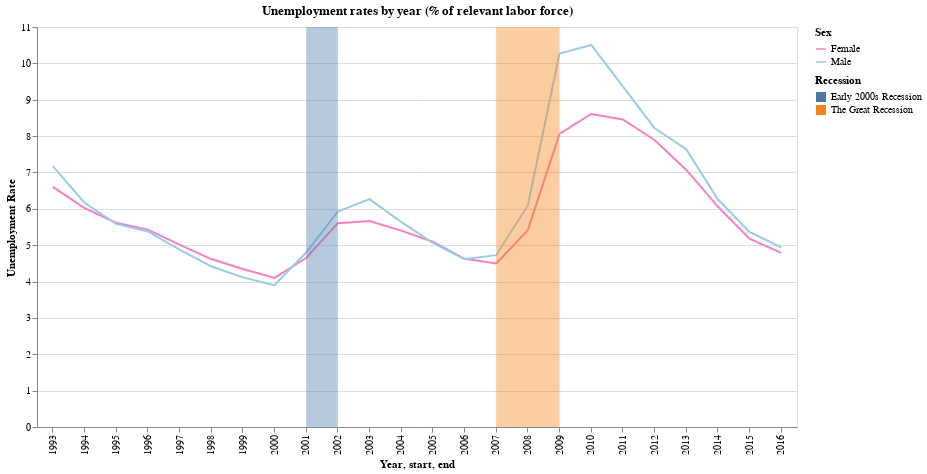

The notebook cell this image was saved under:
### Markdown cell above
# Making some real charts

We first melt the data so that we can graph trademarks by origin

## Trademarks

### Code cell
df_usa = df_usa.rename(columns={
    'Unemployment, female (% of female labor force) (modeled ILO estimate)': 'Female',
    'Unemployment, male (% of male labor force) (modeled ILO estimate)': 'Male',
    'Unemployment, youth female (% of female labor force ages 15-24) (modeled ILO estimate)': 'Youth female',
    'Unemployment, youth male (% of male labor force ages 15-24) (modeled ILO estimate)': 'Youth male'
})
col = list(df_usa.columns[3:])

df_pat = pd.melt(df_usa, id_vars=['Year'], value_vars=col[41:43],
                   var_name='Unemployment', value_name='Unemployment Rate')

# Remove 2017 year
df_pat = df_pat[(df_pat['Year'] != 2017) & (df_pat['Year'] > 1992)]


pat = alt.Chart(df_pat).mark_line().encode(
    x=alt.X('Year:O'),
    y='Unemployment Rate',
    color=alt.Color('Unemployment', scale=alt.Scale(domain=['Female', 'Male'],
                                                   range=['#f781bf', '#9acae9']),
                   legend=alt.Legend(title='Sex'))
    #tooltip=['Item1', 'Item2', 'Item3', 'Item4']
).properties(
    title='Unemployment rates by year (% of relevant labor force)',
    width=760,
    height=400,
)#.interactive()

(pat + highlight).resolve_scale(color='independent')

### Figure 1 — Vega-Lite specification as saved in the notebook (floating-point values rounded to 4 significant figures)
{"config": {"view": {"continuousWidth": 400, "continuousHeight": 300}}, "layer": [{"data": {"name": "data-f12a06b3e7867d028d68e2a5e2a7291d"}, "mark": "line", "encoding": {"color": {"type": "nominal", "field": "Unemployment", "legend": {"title": "Sex"}, "scale": {"domain": ["Female", "Male"], "range": ["#f781bf", "#9acae9"]}}, "x": {"type": "ordinal", "field": "Year"}, "y": {"type": "quantitative", "field": "Unemployment Rate"}}, "height": 400, "title": "Unemployment rates by year (% of relevant labor force)", "width": 760}, {"data": {"name": "data-5b7bec4a2620a884014c098b41d471de"}, "mark": {"type": "rect", "fillOpacity": 0.4}, "encoding": {"color": {"type": "nominal", "field": "event", "legend": {"title": "Recession"}}, "x": {"type": "ordinal", "field": "start"}, "x2": {"field": "end"}}}], "resolve": {"scale": {"color": "independent"}}, "$schema": "https://vega.github.io/schema/vega-lite/v4.0.0.json", "datasets": {"data-f12a06b3e7867d028d68e2a5e2a7291d": [{"Year": 1993, "Unemployment": "Female", "Unemployment Rate": 6.605}, {"Year": 1994, "Unemployment": "Female", "Unemployment Rate": 6.018}, {"Year": 1995, "Unemployment": "Female", "Unemployment Rate": 5.616}, {"Year": 1996, "Unemployment": "Female", "Unemployment Rate": 5.427}, {"Year": 1997, "Unemployment": "Female", "Unemployment Rate": 5.016}, {"Year": 1998, "Unemployment": "Female", "Unemployment Rate": 4.619}, {"Year": 1999, "Unemployment": "Female", "Unemployment Rate": 4.345}, {"Year": 2000, "Unemployment": "Female", "Unemployment Rate": 4.099}, {"Year": 2001, "Unemployment": "Female", "Unemployment Rate": 4.648}, {"Year": 2002, "Unemployment": "Female", "Unemployment Rate": 5.606}, {"Year": 2003, "Unemployment": "Female", "Unemployment Rate": 5.665}, {"Year": 2004, "Unemployment": "Female", "Unemployment Rate": 5.4}, {"Year": 2005, "Unemployment": "Female", "Unemployment Rate": 5.096}, {"Year": 2006, "Unemployment": "Female", "Unemployment Rate": 4.625}, {"Year": 2007, "Unemployment": "Female", "Unemployment Rate": 4.495}, {"Year": 2008, "Unemployment": "Female", "Unemployment Rate": 5.413}, {"Year": 2009, "Unemployment": "Female", "Unemployment Rate": 8.057}, {"Year": 2010, "Unemployment": "Female", "Unemployment Rate": 8.608}, {"Year": 2011, "Unemployment": "Female", "Unemployment Rate": 8.459}, {"Year": 2012, "Unemployment": "Female", "Unemployment Rate": 7.892}, {"Year": 2013, "Unemployment": "Female", "Unemployment Rate": 7.077}, {"Year": 2014, "Unemployment": "Female", "Unemployment Rate": 6.062}, {"Year": 2015, "Unemployment": "Female", "Unemployment Rate": 5.177}, {"Year": 2016, "Unemployment": "Female", "Unemployment Rate": 4.789}, {"Year": 1993, "Unemployment": "Male", "Unemployment Rate": 7.175}, {"Year": 1994, "Unemployment": "Male", "Unemployment Rate": 6.168}, {"Year": 1995, "Unemployment": "Male", "Unemployment Rate": 5.586}, {"Year": 1996, "Unemployment": "Male", "Unemployment Rate": 5.377}, {"Year": 1997, "Unemployment": "Male", "Unemployment Rate": 4.876}, {"Year": 1998, "Unemployment": "Male", "Unemployment Rate": 4.419}, {"Year": 1999, "Unemployment": "Male", "Unemployment Rate": 4.115}, {"Year": 2000, "Unemployment": "Male", "Unemployment Rate": 3.899}, {"Year": 2001, "Unemployment": "Male", "Unemployment Rate": 4.798}, {"Year": 2002, "Unemployment": "Male", "Unemployment Rate": 5.926}, {"Year": 2003, "Unemployment": "Male", "Unemployment Rate": 6.265}, {"Year": 2004, "Unemployment": "Male", "Unemployment Rate": 5.64}, {"Year": 2005, "Unemployment": "Male", "Unemployment Rate": 5.066}, {"Year": 2006, "Unemployment": "Male", "Unemployment Rate": 4.615}, {"Year": 2007, "Unemployment": "Male", "Unemployment Rate": 4.725}, {"Year": 2008, "Unemployment": "Male", "Unemployment Rate": 6.092}, {"Year": 2009, "Unemployment": "Male", "Unemployment Rate": 10.27}, {"Year": 2010, "Unemployment": "Male", "Unemployment Rate": 10.51}, {"Year": 2011, "Unemployment": "Male", "Unemployment Rate": 9.369}, {"Year": 2012, "Unemployment": "Male", "Unemployment Rate": 8.222}, {"Year": 2013, "Unemployment": "Male", "Unemployment Rate": 7.637}, {"Year": 2014, "Unemployment": "Male", "Unemployment Rate": 6.262}, {"Year": 2015, "Unemployment": "Male", "Unemployment Rate": 5.367}, {"Year": 2016, "Unemployment": "Male", "Unemployment Rate": 4.939}], "data-5b7bec4a2620a884014c098b41d471de": [{"start": 2001, "end": 2002, "event": "Early 2000s Recession"}, {"start": 2007, "end": 2009, "event": "The Great Recession"}]}}
